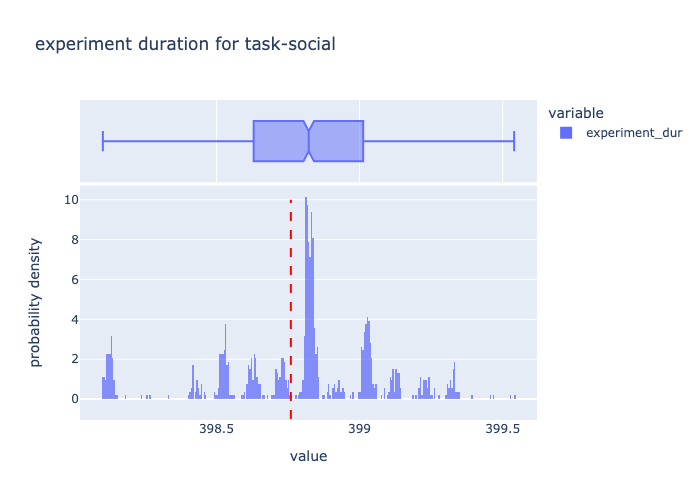

Write Python code to recreate this figure.
#!/usr/bin/env python3

"""Plot experiment duration based on pandas dataframe
"""
# %%
import pandas as pd
import plotly.express as px
__author__ = "Heejung Jung"
__copyright__ = "Spatial Topology Project"
__credits__ = ["Heejung"] # people who reported bug fixes, made suggestions, etc. but did not actually write the code.
__license__ = "GPL"
__version__ = "0.0.1"
__maintainer__ = "Heejung Jung"
__email__ = "heejung.jung@colorado.edu"
__status__ = "Development" 

# %%
filename = './run_length.csv'
df = pd.read_csv(filename)

runlength = {
    'task-social':398.76

}

# %%
pd.options.plotting.backend = "plotly"
mask = df['sub'].isin(['sub-0001'])
filter = df[~mask]
fig = filter[['experiment_dur']].plot(kind='hist',
                                    nbins=500,
                                    histnorm='probability density',
                                    opacity=0.75,
                                    marginal='box',
                                    title='experiment duration for task-social')

fig.add_shape(type='line',
                    yref="y",
                    xref="x",
                    x0=398.76,
                    y0=-1,
                    x1=398.76,
                    y1= 10,
                    # y1=df['experiment_dur'].max()*1,
                    line={'dash': 'dash', 'color':'red'}
                    )
fig
fig.write_image('./plot_run_length.png')
# %%
